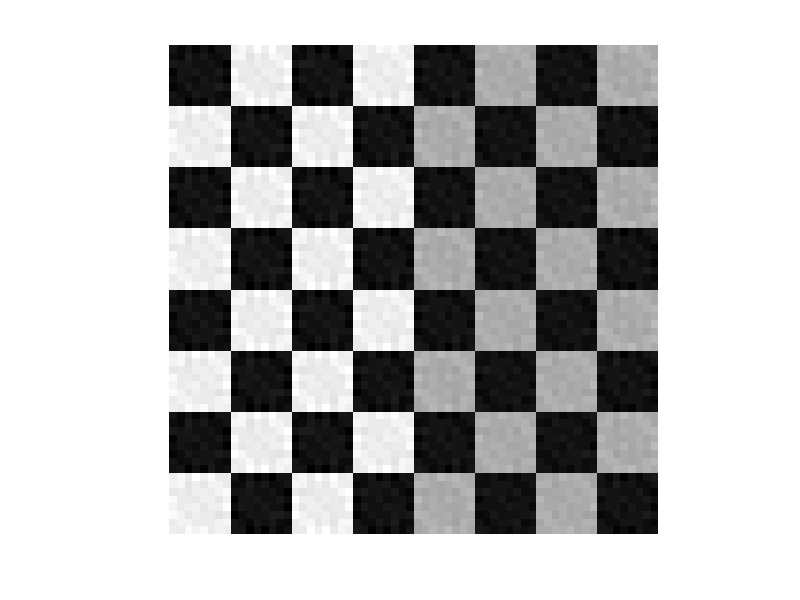
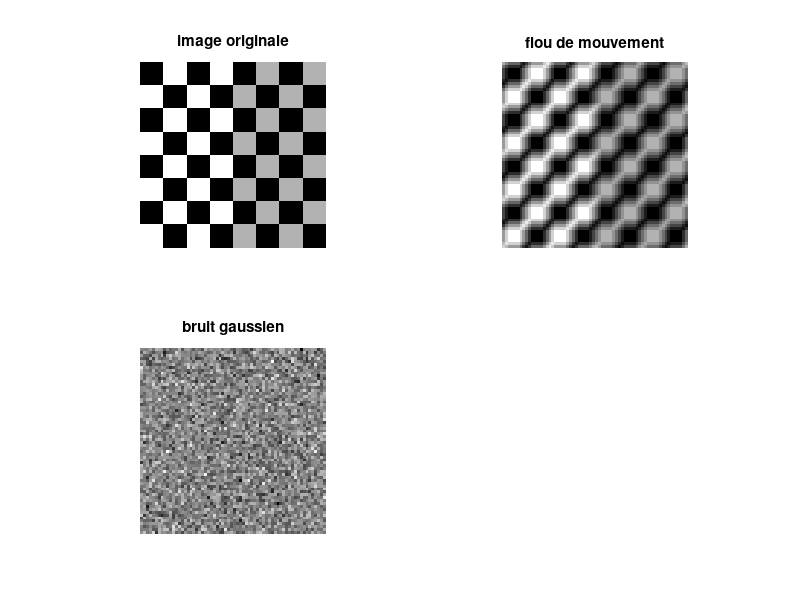

Reproduce these figures in MATLAB, in order. (Note: this script raises an error after producing the figures.)
%% CORRECTION TP RESTAURATION 2 - OPTION I&S

%% 0 - Nettoyage

clear all;close all;clc

%% 1 - Fonction de d�gradation

f=checkerboard(8);
psf=fspecial('motion',7,45);
gb=imfilter(f,psf,'circular');
noise=imnoise(zeros(size(f)),'gaussian',0,0.001);
g=gb+noise;

H = psf2otf(psf, size(f));
G = fft2(gb);
alpha = 0.01;
F = G ./ (H+alpha);
fr = ifft2(F);
imshow(fr,[]);

figure;
subplot(2,2,1);imshow(f,[]);title('image originale');
imwrite(f, 'original_image.png');
subplot(2,2,2);imshow(gb,[]);title('flou de mouvement');
imwrite(gb, 'movement.png');
subplot(2,2,3);imshow(noise,[]);title('bruit gaussien');
imwrite(recadre(noise), 'noise.png');
subplot(2,2,4);imshow(g,[]);title('image d�grad�e');
imwrite(g, 'degraded.png');

%% 2 - Filtrage direct inverse et filtrage de Wiener

fr1=deconvwnr(g,psf);

SpecPuissNoise=abs(fft2(noise)).^2;
PuissMoyNoise=sum(SpecPuissNoise(:))/numel(noise);
SpecPuissImageOrig=abs(fft2(f)).^2;
PuissMoyImageOrig=sum(SpecPuissImageOrig(:))/numel(f);
ratio=PuissMoyNoise/PuissMoyImageOrig;

fr2=deconvwnr(g,psf,ratio);

figure
subplot(2,2,1);imshow(f,[]);title('image originale');
subplot(2,2,2);imshow(gb,[]);title('image d�grad�e');
subplot(2,2,3);imshow(fr1,[]);title('filtrage inverse');
imwrite(fr1, 'inverse_filter.png');
subplot(2,2,4);imshow(fr2,[]);title('filtrage wiener');
imwrite(fr2, 'wiener_filter.png');

%% 3 - Filtrage de Lucy-Richardson et d�convolution aveugle
close all

f=checkerboard(8);
psf=fspecial('gaussian',7,10);
sd=0.01;
g=imnoise(imfilter(f,psf, 'circular'),'gaussian',0,sd^2);
dampar=10*sd;
lim=ceil(size(psf,1)/2);
weight=zeros(size(g));
weight(lim+1:end-lim,lim+1:end-lim)=1;

fr3_5=deconvlucy(g,psf,5,dampar,weight);
fr3_10=deconvlucy(g,psf,10,dampar,weight);
fr3_11=deconvlucy(g,psf,10);
fr3_20=deconvlucy(g,psf,20,dampar,weight);
fr3_100=deconvlucy(g,psf,100,dampar,weight);
figure
subplot(2,3,1);imshow(f,[]);title('image originale');
subplot(2,3,2);imshow(g,[]);title('image degradee');
subplot(2,3,3);imshow(fr3_5,[]);title('Lucy-Richardson : 5');
imwrite(fr3_5, 'LR_5.png');
subplot(2,3,4);imshow(fr3_10,[]);title('Lucy-Richardson : 10');imwrite(fr3_10, 'LR_10.png');
subplot(2,3,5);imshow(fr3_11,[]);title('Lucy-Richardson : 10bis');imwrite(fr3_20, 'LR_20.png');
subplot(2,3,6);imshow(fr3_100,[]);title('Lucy-Richardson : 100');imwrite(fr3_100, 'LR_100.png');

% deconvolution aveugle
taille=7;
initpsf=ones(taille,taille);
lim=ceil(taille/2);
weight=zeros(size(g));
weight(lim+1:end-lim,lim+1:end-lim)=1;
[fr4_5,psfe]=deconvblind(g,initpsf,5,dampar);
[fr4_10,psfe]=deconvblind(g,initpsf,10,dampar);
[fr4_20,psfe]=deconvblind(g,initpsf,20,dampar);
[fr4_100,psfe]=deconvblind(g,initpsf,100,dampar);
figure
subplot(2,3,1);imshow(f,[]);title('image originale'); imwrite(g, 'deconvblind_originale.png')
subplot(2,3,2);imshow(g,[]);title('image degradee');
subplot(2,3,3);imshow(fr4_5,[]);title('deconvolution aveugle : 5'); imwrite(fr4_5, 'BD_5.png');
subplot(2,3,4);imshow(fr4_10,[]);title('deconvolution aveugle : 10');imwrite(fr4_5, 'BD_10.png');
subplot(2,3,5);imshow(fr4_20,[]);title('deconvolution aveugle : 20');imwrite(fr4_5, 'BD_20.png');
subplot(2,3,6);imshow(fr4_100,[]);title('deconvolution aveugle : 100');imwrite(fr4_5, 'BD_100.png');

%% 4 - Fonctions annexes
% 
% type('recadre.m');
% type('imshow.m');